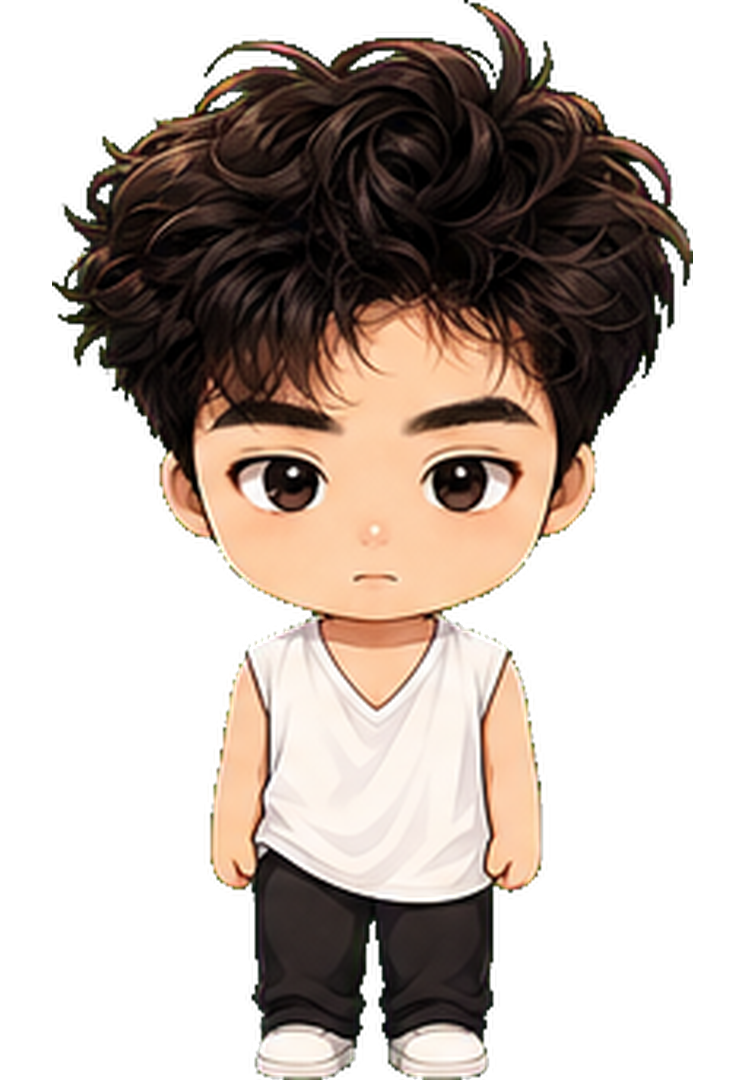
#> input picture assets/pet.png, 745 x 1080 px
$ python -i prepare_run_assets.py   (imports and definitions only)
#> lines starting #> are read from the running program, lines starting #| are printed output that depends on the picture; after the words box and inside, x2 and y2 are one past the last pixel; in counts of white or black regions, pixels touching at a corner belong together
#> further down, picture is the input picture: PIL image 745x1080 RGBA; mean R, G, B, A 61.5, 51, 43.7, 121.4
from __future__ import annotations

from collections import deque
from pathlib import Path

from PIL import Image, ImageChops, ImageDraw, ImageFilter, ImageOps


ROOT = Path(__file__).resolve().parents[1]
ASSETS = ROOT / "assets"
SOURCE = Path(
    r"C:\Users\12108\Documents\xwechat_files\wxid_ci23vuoydmdb12_cd3d\temp\RWTemp\2026-06"
    r"\9e20f478899dc29eb19741386f9343c8\279ac351e97046e18f89a47fade4756a.jpg"
)
TARGET_HEIGHT = 1080
PET = ASSETS / "pet.png"
RUN_SOURCE = ASSETS / "run-reference-source.jpg"
RUN_RIGHT = tuple(ASSETS / f"pet-run-right-{index}.png" for index in range(1, 4))
RUN_LEFT = tuple(ASSETS / f"pet-run-left-{index}.png" for index in range(1, 4))
RUN_REVIEW = ASSETS / "run-frames-review.png"
RUN_REVIEW_DARK = ASSETS / "run-frames-review-dark.png"

SOURCE_UPPER_SPLIT_RATIO = 0.70
TARGET_UPPER_RATIO = 0.76
SEAM_OVERLAP_RATIO = 0.009


def connected_background_mask(image: Image.Image) -> Image.Image:
    rgb = image.convert("RGB")
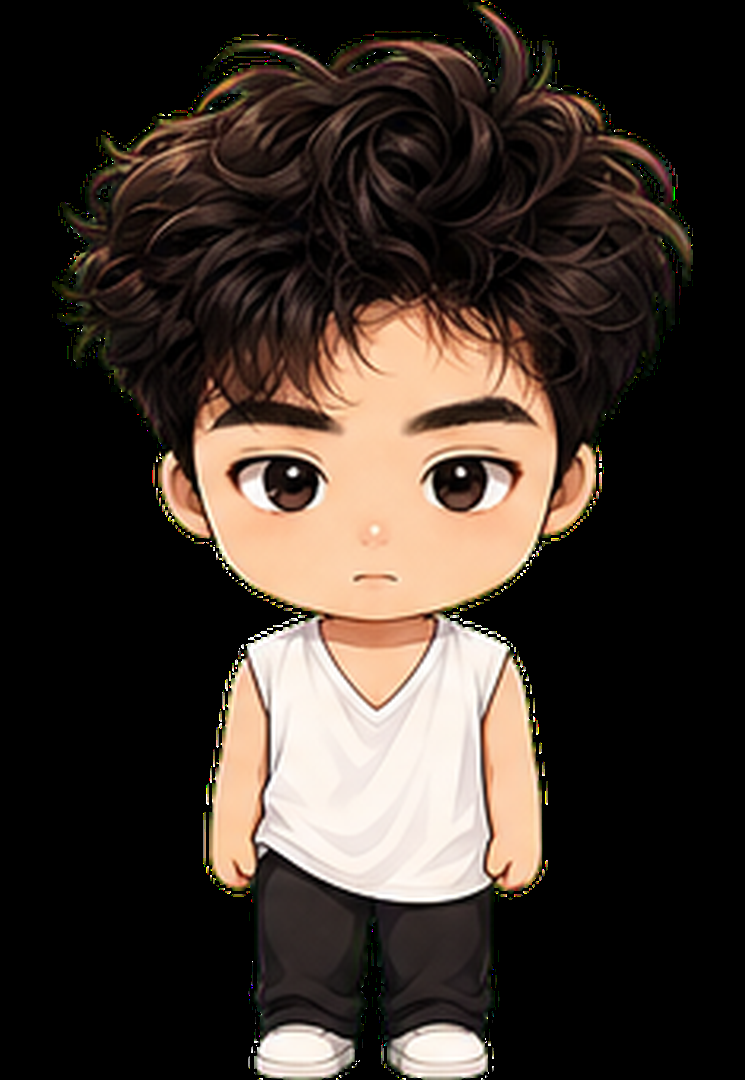
#> rgb: PIL image 745x1080 RGB; mean R, G, B 61.5, 51, 43.7
    width, height = rgb.size
#> width = 745; height = 1080
    pixels = rgb.load()
    corners = [pixels[0, 0], pixels[width - 1, 0], pixels[0, height - 1], pixels[width - 1, height - 1]]
#> corners = [(0, 0, 0), (0, 0, 0), (0, 0, 0), (0, 0, 0)]
    bg = tuple(sum(channel) // len(corners) for channel in zip(*corners))
#> bg = (0, 0, 0)
    threshold = 44

    visited = bytearray(width * height)
    queue: deque[tuple[int, int]] = deque()

    def enqueue(x: int, y: int) -> None:
        index = y * width + x
        if not visited[index]:
            visited[index] = 1
            queue.append((x, y))

    for x in range(width):
        enqueue(x, 0)
        enqueue(x, height - 1)
    for y in range(height):
        enqueue(0, y)
        enqueue(width - 1, y)

    while queue:
        x, y = queue.popleft()
        r, g, b = pixels[x, y]
        distance = abs(r - bg[0]) + abs(g - bg[1]) + abs(b - bg[2])
        if distance > threshold:
            continue
        for nx, ny in ((x + 1, y), (x - 1, y), (x, y + 1), (x, y - 1)):
            if 0 <= nx < width and 0 <= ny < height:
                enqueue(nx, ny)

    mask = Image.new("L", (width, height), 0)
#> mask: PIL image 745x1080 L; every value is 0
    mask.putdata(visited)
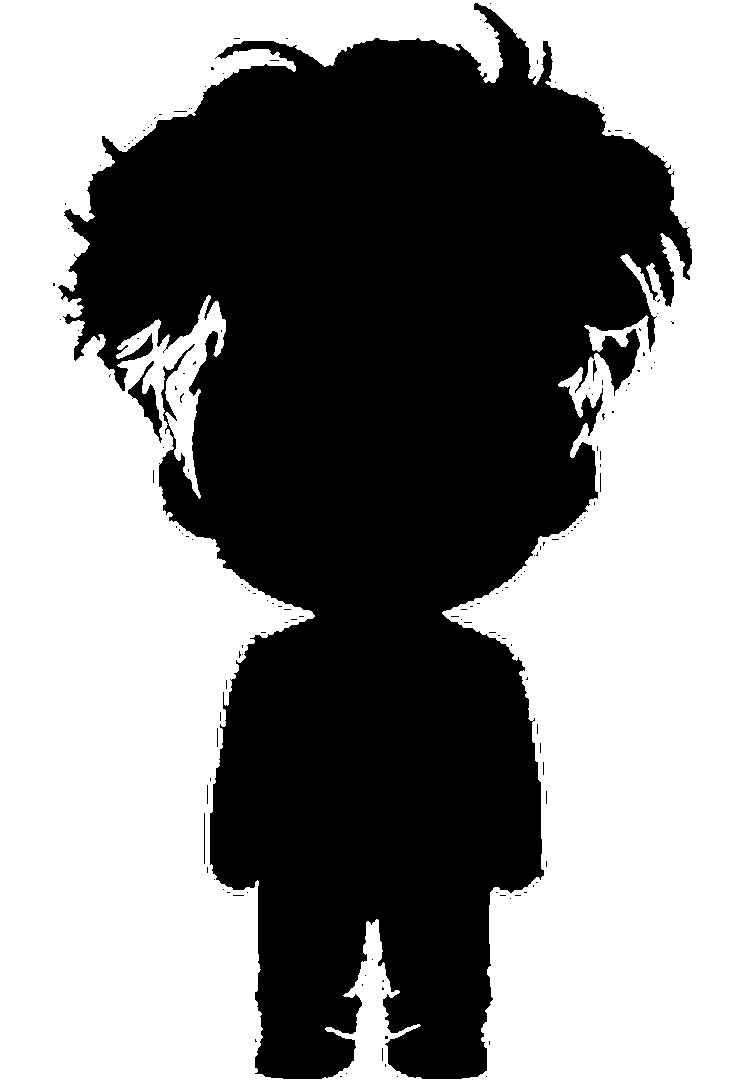
#> mask: PIL image 745x1080 L; values 0 (black) and 1 (white), 53.9% white; 158 black regions (154 under 20 px), largest, box (x1, y1, x2, y2) and area: (58, 3, 692, 1079) 369432, (128, 361, 162, 443) 820, (204, 813, 205, 864) 51, (593, 360, 597, 381) 44
    return mask.point(lambda value: 255 if value else 0)


def subject_alpha(image: Image.Image) -> Image.Image:
    background = connected_background_mask(image)
    background = background.filter(ImageFilter.MaxFilter(5))
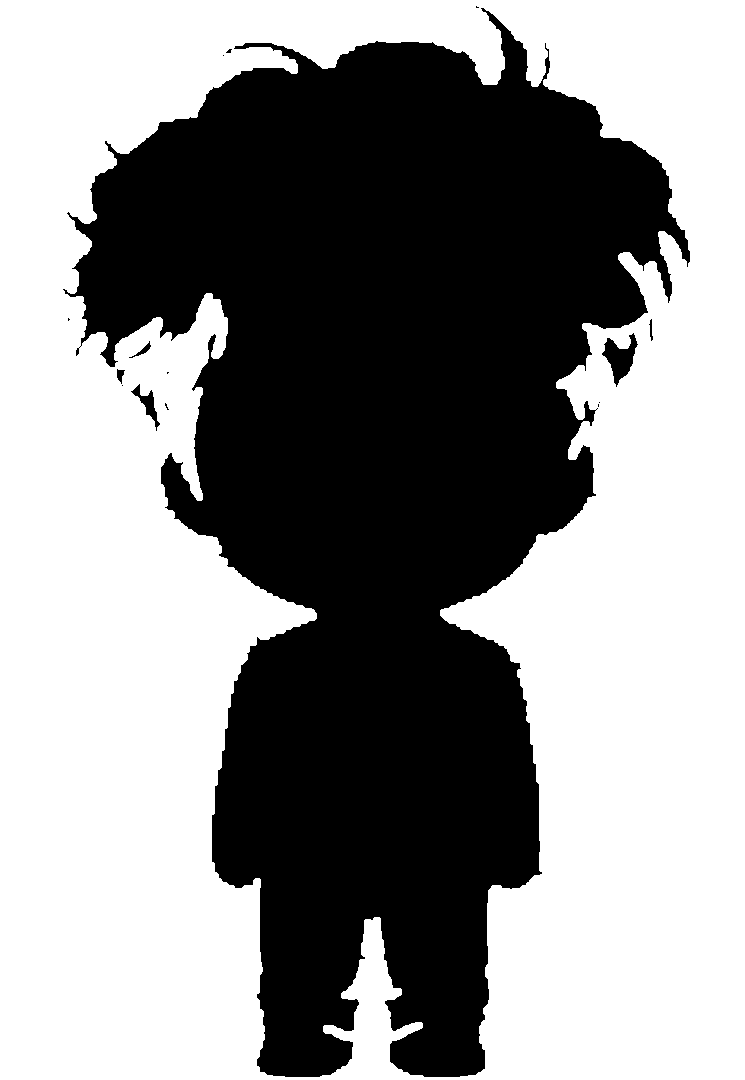
#> background: PIL image 745x1080 L; 56% white; 15 black regions (9 under 20 px), largest, box (x1, y1, x2, y2) and area: (63, 8, 690, 1077) 352743, (602, 333, 638, 387) 877, (131, 384, 160, 431) 356, (129, 341, 151, 358) 84, (117, 369, 125, 384) 68, (649, 319, 653, 341) 44
    alpha = ImageOps.invert(background)
    return alpha.point(lambda value: 255 if value > 24 else 0)


# [332 lines left out: functions component_boxes, keep_largest_component, normalize, remove_light_edge_halo, add_outer_outline, soften_bright_head_edges and 3 more, not called in this run]


# [2 lines not run here, left out]

>>> from PIL import Image
>>> picture = Image.open('../assets/pet.png')
>>> result = subject_alpha(picture)
